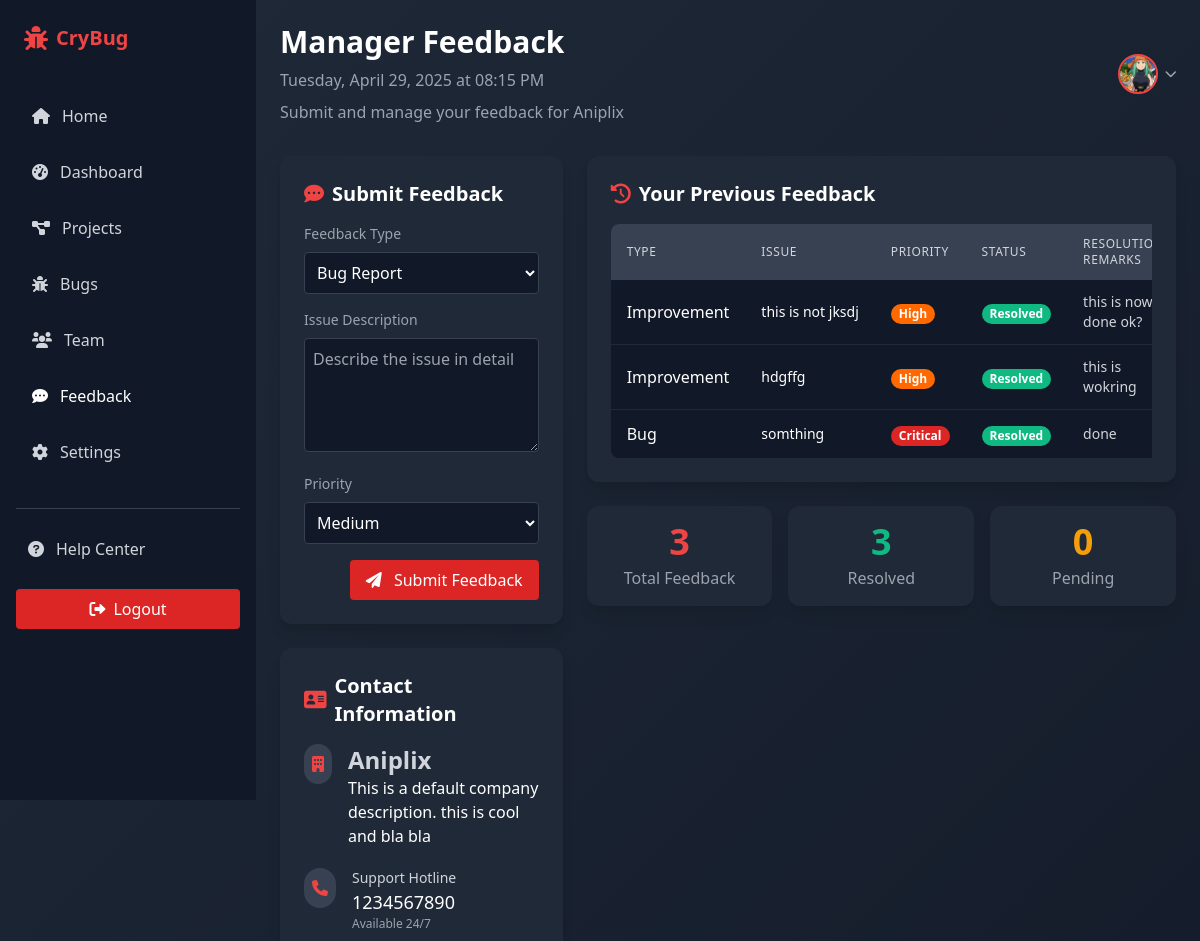
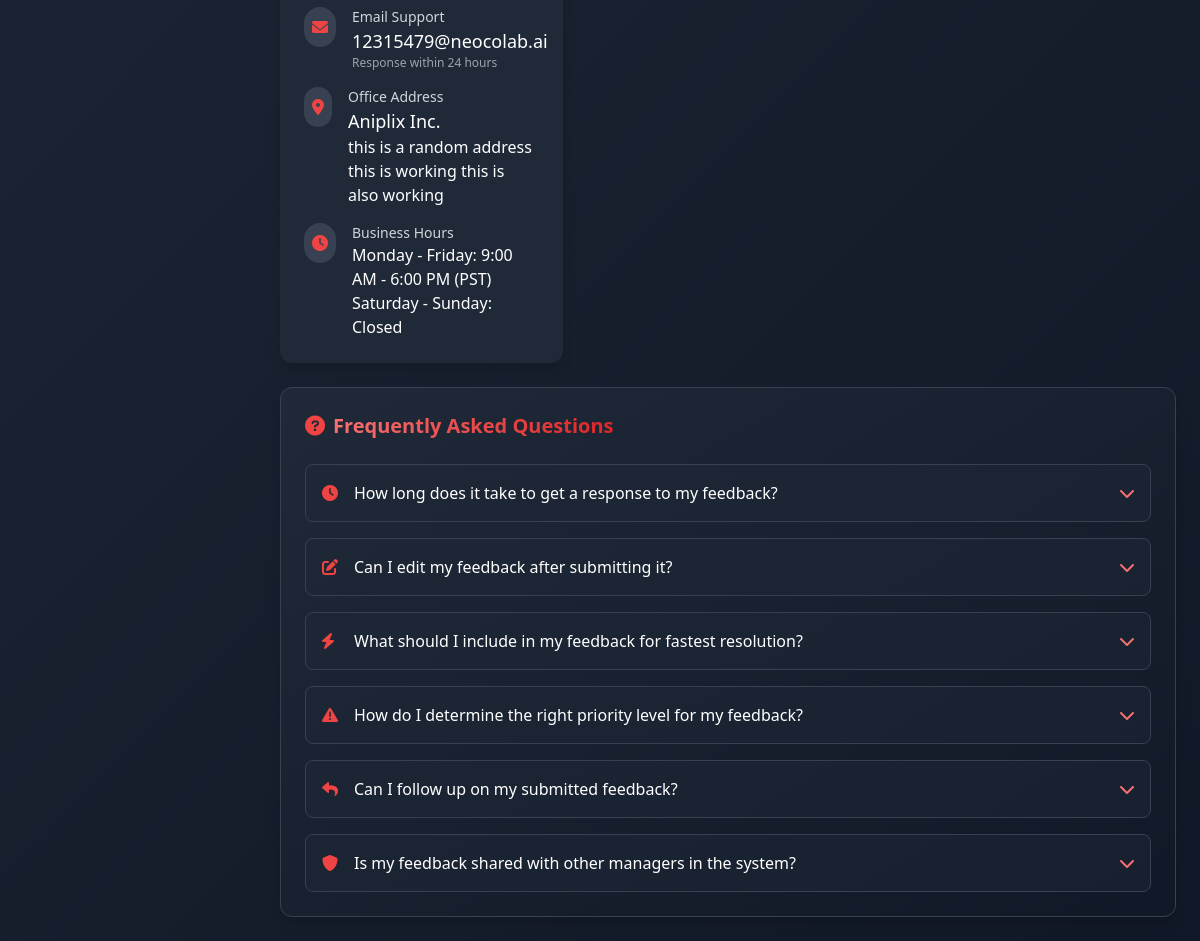
Screenshot of /profile/help.php (signed in) with the database file from the repository (2 pictures, top to bottom).
### tables this page shows
CREATE TABLE `manager_feedback` (
  `MF_id` int NOT NULL,
  `MF_mag_id` varchar(255) DEFAULT NULL,
  `MF_type` varchar(255) DEFAULT NULL,
  `MF_issue` varchar(1000) DEFAULT NULL,
  `MF_priority` varchar(20) DEFAULT NULL,
  `MF_remark` varchar(1000) DEFAULT NULL,
  `MF_is_resolved` int DEFAULT '0',
  `MF_cmp_id` varchar(255) DEFAULT NULL
);

### profile/help.php (the view, shortened to what the rows shown need)
<?php
include "connection.php";
$Manager_id = $_SESSION['mag_id'];
$feedback_query = "SELECT * FROM manager_feedback
                  WHERE MF_mag_id = '$Manager_id'
                  ORDER BY MF_id DESC";
$feedback_result = mysqli_query($con, $feedback_query);
?>
<!DOCTYPE html>
<html lang="en">
<head>
  <link rel="stylesheet" href="https://cdnjs.cloudflare.com/ajax/libs/tailwindcss/2.2.19/tailwind.min.css">
  <link rel="stylesheet" href="https://cdnjs.cloudflare.com/ajax/libs/font-awesome/6.0.0-beta3/css/all.min.css">
  <script src="https://cdn.jsdelivr.net/npm/@tailwindcss/browser@4"></script>
  <link rel="stylesheet" href="dashboard.css">
  <link rel="stylesheet" href="../src/output.css">
</head>
<body class="bg-gradient-custom text-white min-h-screen font-sans antialiased">
  <div class="flex flex-col md:flex-row">
    <aside class="sidebar w-64 bg-gray-900 p-4 md:fixed md:h-screen transition-all">
        <div class="flex items-center justify-between mb-8 p-2">
          <div class="flex items-center">
            <h1 class="text-xl font-bold text-red-500">CryBug</h1>
          </div>
        </div>
      </aside>
    <main class="md:ml-64 lg:ml-64 flex-1 p-4 md:p-6 transition-all">
      <div class="flex flex-col md:flex-row justify-between items-start md:items-center mb-8 gap-4">
          <div class="flex flex-col gap-2">
              <h1 class="text-2xl md:text-3xl font-bold">Manager Feedback</h1>
          </div>
        </div>
        <div class="grid grid-cols-1 md:grid-cols-3 gap-6">
            <div class="col-span-1 md:col-span-2">
                <div class="bg-gray-800 p-6 rounded-xl shadow-lg card-hover">
                    <?php if (mysqli_num_rows($feedback_result) > 0): ?>
                        <div class="overflow-x-auto">
                            <table class="min-w-full bg-gray-900 rounded-lg overflow-hidden">
                            <thead class="bg-gray-700">
                                <tr>
                                    <th class="px-4 py-3 text-left text-xs font-medium text-gray-300 uppercase tracking-wider">Type</th>
                                    <th class="px-4 py-3 text-left text-xs font-medium text-gray-300 uppercase tracking-wider">Issue</th>
                                    <th class="px-4 py-3 text-left text-xs font-medium text-gray-300 uppercase tracking-wider">Priority</th>
                                    <th class="px-4 py-3 text-left text-xs font-medium text-gray-300 uppercase tracking-wider">Status</th>
                                    <th class="px-4 py-3 text-left text-xs font-medium text-gray-300 uppercase tracking-wider">Resolution Remarks</th>
                                </tr>
                            </thead>
                            <tbody class="divide-y divide-gray-800">
                                <?php while ($row = mysqli_fetch_assoc($feedback_result)): ?>
                                    <tr class="hover:bg-gray-800">
                                        <td class="px-4 py-3 whitespace-nowrap"><?php echo htmlspecialchars($row['MF_type']); ?></td>
                                        <td class="px-4 py-3">
                                            <div class="text-sm truncate max-w-xs">
                                                <?php echo htmlspecialchars($row['MF_issue']); ?>
                                            </div>
                                        </td>
                                        <td class="px-4 py-3 whitespace-nowrap">
                                            <?php
                                                $priorityClass = "";
                                                switch ($row['MF_priority']) {
                                                    case 'High':
                                                        $priorityClass = "bg-orange-500";
                                                        break;
                                                    case 'Critical':
                                                        $priorityClass = "bg-red-600";
                                                        break;
                                                }
                                            ?>
                                            <span class="px-2 inline-flex text-xs leading-5 font-semibold rounded-full <?php echo $priorityClass; ?>">
                                                <?php echo htmlspecialchars($row['MF_priority']); ?>
                                            </span>
                                        </td>
                                        <td class="px-4 py-3 whitespace-nowrap">
                                            <?php if ($row['MF_is_resolved'] == 1): ?>
                                                <span class="px-2 inline-flex text-xs leading-5 font-semibold rounded-full status-resolved">
                                                    Resolved
                                                </span>
                                            <?php else: ?>
                                                <span class="px-2 inline-flex text-xs leading-5 font-semibold rounded-full status-pending">
                                                    Pending
                                                </span>
                                            <?php endif; ?>
                                        </td>
                                        <td class="px-4 py-3">
                                            <?php if ($row['MF_is_resolved'] == 1): ?>
                                                <div class="text-sm text-gray-300">
                                                    <?php echo htmlspecialchars($row['MF_remark']); ?>
                                                </div>
                                            <?php else: ?>
                                                <span class="text-xs text-gray-500 italic">Pending resolution</span>
                                            <?php endif; ?>
                                        </td>
                                    </tr>
                                <?php endwhile; ?>
                            </tbody>
                            </table>
                        </div>
                    <?php endif; ?>
                </div>
            </div>
        </div>
</body>
</html>

### rows the page displays
manager_feedback: MF_type "Improvement", MF_issue "this is not jksdj", MF_priority "High", MF_is_resolved "Resolved", MF_remark "this is now done ok?"
manager_feedback: MF_type "Improvement", MF_issue "hdgffg", MF_priority "High", MF_is_resolved "Resolved", MF_remark "this is wokring"
manager_feedback: MF_type "Bug", MF_issue "somthing", MF_priority "Critical", MF_is_resolved "Resolved", MF_remark "done"

### other values shown
$Company_name "Aniplix"
$Company_descp "This is a default company description. this is cool and bla bla"
$Company_phone "1234567890"
$Company_mail "12315479@neocolab.ai"
$Company_address "this is a random address this is working this is also working"
$total_feedback "3"
$resolved_feedback "3"
$pending_feedback "0"
